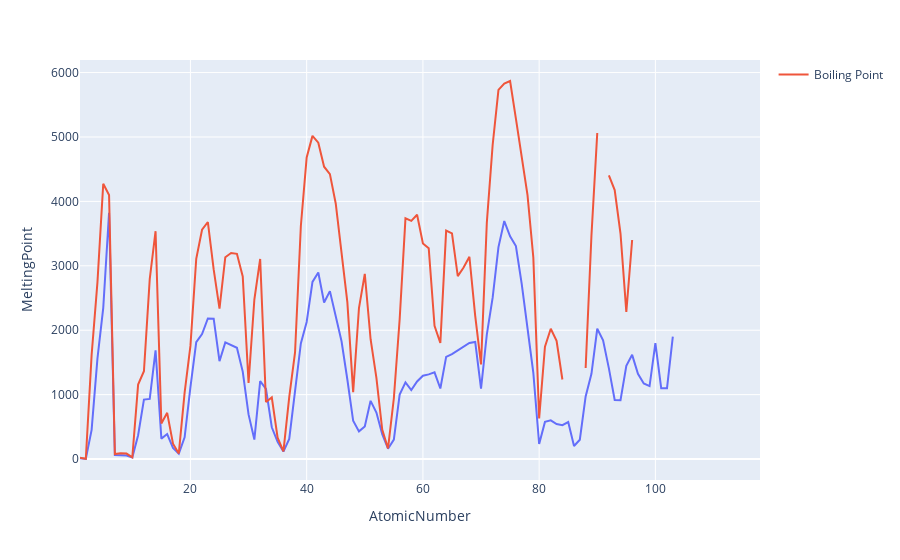

Here is the notebook cell this chart was saved with:
### Markdown cell above
To plot something using plotly, we can use `px.line` or `px.scatter` for line and scatter plots respectively.

### Code cell
fig = px.line(df, x="AtomicNumber", y="MeltingPoint")
fig.add_scatter(x=df["AtomicNumber"], y=df["BoilingPoint"], name="Boiling Point")
fig.show()

### Figure 1 — Plotly figure (JSON) as saved in the notebook; plotly's stock layout.template omitted (floating-point values rounded to 4 significant figures)
{"data": [{"hovertemplate": "AtomicNumber=%{x}<br>MeltingPoint=%{y}<extra></extra>", "legendgroup": "", "line": {"color": "#636efa", "dash": "solid"}, "marker": {"symbol": "circle"}, "mode": "lines", "name": "", "orientation": "v", "showlegend": false, "type": "scatter", "x": [1, 2, 3, 4, 5, 6, 7, 8, 9, 10, 11, 12, 13, 14, 15, 16, 17, 18, 19, 20, 21, 22, 23, 24, 25, 26, 27, 28, 29, 30, 31, 32, 33, 34, 35, 36, 37, 38, 39, 40, 41, 42, 43, 44, 45, 46, 47, 48, 49, 50, 51, 52, 53, 54, 55, 56, 57, 58, 59, 60, 61, 62, 63, 64, 65, 66, 67, 68, 69, 70, 71, 72, 73, 74, 75, 76, 77, 78, 79, 80, 81, 82, 83, 84, 85, 86, 87, 88, 89, 90, 91, 92, 93, 94, 95, 96, 97, 98, 99, 100, 101, 102, 103, 104, 105, 106, 107, 108, 109, 110, 111, 112, 113, 114, 115, 116, 117, 118], "xaxis": "x", "y": [13.81, 0.95, 453.6, 1560, 2348, 3823, 63.15, 54.36, 53.53, 24.56, 370.9, 923, 933.4, 1687, 317.3, 388.4, 171.7, 83.8, 336.5, 1115, 1814, 1941, 2183, 2180, 1519, 1811, 1768, 1728, 1358.0, 692.7, 302.9, 1211.0, 1090, 493.6, 265.9, 115.8, 312.5, 1050, 1795, 2128, 2750, 2896, 2430, 2607, 2237, 1828.0, 1235.0, 594.2, 429.8, 505.1, 903.8, 722.7, 386.9, 161.4, 301.6, 1000, 1191, 1071, 1204, 1294, 1315, 1347, 1095, 1586, 1629, 1685, 1747, 1802, 1818, 1092, 1936, 2506, 3290, 3695, 3459, 3306, 2719, 2042.0, 1337.0, 234.3, 577, 600.6, 544.5, 527, 575, 202, 300, 973, 1324, 2023, 1845, 1408, 917, 913, 1449, 1618, 1323, 1173, 1133, 1800, 1100, 1100, 1900, null, null, null, null, null, null, null, null, null, null, null, null, null, null, null], "yaxis": "y"}, {"name": "Boiling Point", "type": "scatter", "x": [1, 2, 3, 4, 5, 6, 7, 8, 9, 10, 11, 12, 13, 14, 15, 16, 17, 18, 19, 20, 21, 22, 23, 24, 25, 26, 27, 28, 29, 30, 31, 32, 33, 34, 35, 36, 37, 38, 39, 40, 41, 42, 43, 44, 45, 46, 47, 48, 49, 50, 51, 52, 53, 54, 55, 56, 57, 58, 59, 60, 61, 62, 63, 64, 65, 66, 67, 68, 69, 70, 71, 72, 73, 74, 75, 76, 77, 78, 79, 80, 81, 82, 83, 84, 85, 86, 87, 88, 89, 90, 91, 92, 93, 94, 95, 96, 97, 98, 99, 100, 101, 102, 103, 104, 105, 106, 107, 108, 109, 110, 111, 112, 113, 114, 115, 116, 117, 118], "y": [20.28, 4.22, 1615, 2744, 4273, 4098, 77.36, 90.2, 85.03, 27.07, 1156, 1363, 2792, 3538, 553.6, 717.8, 239.1, 87.3, 1032, 1757, 3109, 3560, 3680, 2944, 2334, 3134, 3200, 3186, 2835, 1180, 2477, 3106, 887, 958, 331.9, 119.9, 961, 1655, 3618, 4682, 5017, 4912, 4538, 4423, 3968, 3236, 2435, 1040, 2345, 2875, 1860, 1261, 457.6, 165.0, 944, 2170, 3737, 3697, 3793, 3347, 3273, 2067, 1802, 3546, 3503, 2840, 2973, 3141, 2223, 1469, 3675, 4876, 5731, 5828, 5869, 5285, 4701, 4098, 3129, 629.9, 1746, 2022, 1837, 1235, null, 211.4, null, 1413, 3471, 5061, null, 4404, 4175, 3501, 2284, 3400, null, null, null, null, null, null, null, null, null, null, null, null, null, null, null, null, null, null, null, null, null, null]}], "layout": {"autosize": true, "legend": {"tracegroupgap": 0}, "margin": {"t": 60}, "xaxis": {"anchor": "y", "autorange": true, "domain": [0, 1], "range": [1, 118], "title": {"text": "AtomicNumber"}, "type": "linear"}, "yaxis": {"anchor": "x", "autorange": true, "domain": [0, 1], "range": [-325.1, 6195.0], "title": {"text": "MeltingPoint"}, "type": "linear"}}}
